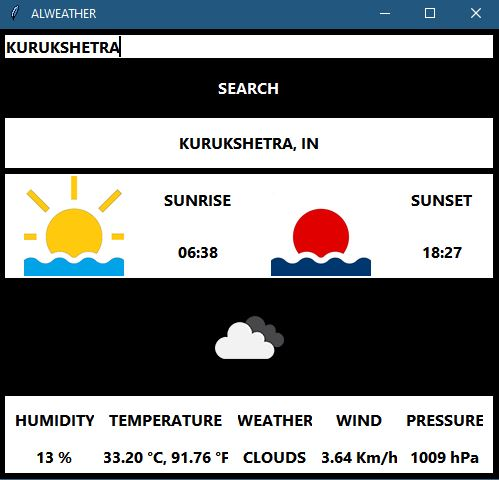

This chart was generated by the following Python code:
from tkinter import Tk, Frame, SUNKEN, Label, Button
from tkinter import font, StringVar, BOTH, X, Entry
from tkinter import messagebox
from configparser import ConfigParser
from turtle import color
from PIL import ImageTk, Image
import os
import requests
import geocoder
from datetime import datetime

cwd = os.path.dirname(os.path.realpath(__file__))


class AlWeather:
    def __init__(self):
        root = Tk(className=" ALWEATHER ")
        root.geometry("500x483+1410+550")
        root.resizable(0, 0)
        root.config(bg="white")
        iconPath = os.path.join(cwd+'\\UI\\icons',
                                'alweather.ico')
        root.iconbitmap(iconPath)
        root.overrideredirect(1)
        mainframe = Frame(root, bg="white")

        def liftWindow():
            root.lift()
            root.after(1000, liftWindow)

        def callback(event):
            root.geometry("400x175+1500+840")

        def showScreen(event):
            root.deiconify()
            root.overrideredirect(1)

        def screenAppear(event):
            root.overrideredirect(1)

        def hideScreen():
            root.overrideredirect(0)
            root.iconify()

        configFile = cwd+'\\AlWeather\\config.ini'
        config = ConfigParser()
        config.read(configFile)
        apiKey = config['API_KEY']['key']
        url = 'http://api.openweathermap.org/data/2.5/weather?q={}&appid={}'

        def getWeather(city):
            try:
                city = city.replace('ī','i')
                result = requests.get(url.format(city, apiKey))
                if result:
                    json = result.json()
                    city = json['name']
                    country = json['sys']['country']
                    hum = json['main']['humidity']
                    win = json['wind']['speed']
                    win = win * 3.6
                    press = json['main']['pressure']
                    feelTemp = json['main']['feels_like']
                    feelTemp = feelTemp - 273.15
                    tempK = json['main']['temp']
                    tempC = tempK - 273.15
                    tempF = (tempK - 273.15) * 9 / 5 + 32
                    icon = json['weather'][0]['icon']
                    weather = json['weather'][0]['main']
                    description = json['weather'][0]['description']
                    zone = json['timezone']
                    sunr = json['sys']['sunrise']
                    sunr = sunr + zone
                    sunr = int(sunr)
                    sunr = datetime.utcfromtimestamp(sunr).strftime('%H:%M')
                    suns = json['sys']['sunset']
                    suns = suns + zone
                    suns = int(suns)
                    suns = datetime.utcfromtimestamp(suns).strftime('%H:%M')
                    final = (city.upper(), country, tempC, tempF, icon,
                             weather.upper(), description, hum, win, press,
                             feelTemp, sunr, suns)
                    return final
                else:
                    return None
            except Exception as e:
                print(e)
                error = 'Sorry for the inconvinience. Due to network issue ' \
                        'unable to give weather updates of current location.'
                messagebox.showerror('ALWEATHER ERROR', error)

        def search():
            city = cityVar.get()
            weather = getWeather(city)
            if weather:
                locationLabel['text'] = '{}, {}'.format(weather[0], weather[1])
                path = cwd+'\\AlWeather\\icons\\{}.png'.format(weather[4])
                img = ImageTk.PhotoImage(Image.open(path))
                imageLabel['image'] = img
                imageLabel.photo = img
                tempLabel['text'] = ('{:.2f} °C, {:.2f} °F'.format(weather[2],
                                     weather[3]))
                weatherLabel['text'] = weather[5]
                humidityLabel['text'] = '{} %'.format(weather[7])
                windLabel['text'] = '{:.2f} Km/h'.format(weather[8])
                pressureLabel['text'] = '{} hPa'.format(weather[9])
                sunriseLabel['text'] = '{}'.format(weather[11])
                sunsetLabel['text'] = '{}'.format(weather[12])
            else:
                messagebox.showerror('ALWEATHER ERROR',
                                     'Cannot find city {}'.format(city))

        textHighlightFont = font.Font(family='OnePlus Sans Display', size=10,
                                      weight='bold')
        appHighlightFont = font.Font(family='OnePlus Sans Display', size=12,
                                     weight='bold')

        titleBar = Frame(root, bg='#141414', relief=SUNKEN, bd=0)
        icon = Image.open(iconPath)
        icon = icon.resize((30, 30), Image.ANTIALIAS)
        icon = ImageTk.PhotoImage(icon)
        iconLabel = Label(titleBar, image=icon)
        iconLabel.photo = icon
        iconLabel.config(bg='#141414')
        iconLabel.grid(row=0, column=0, sticky="nsew")
        titleLabel = Label(titleBar, text='ALWEATHER', fg='#909090',
                           bg='#141414', font=appHighlightFont)
        titleLabel.grid(row=0, column=1, sticky="nsew")
        closeButton = Button(titleBar, text="x", bg='#141414', fg="#909090",
                             borderwidth=0, command=root.destroy,
                             font=appHighlightFont)
        closeButton.grid(row=0, column=3, sticky="nsew")
        minimizeButton = Button(titleBar, text="-", bg='#141414', fg="#909090",
                                borderwidth=0, command=hideScreen,
                                font=appHighlightFont)
        minimizeButton.grid(row=0, column=2, sticky="nsew")
        titleBar.grid_columnconfigure(0, weight=1)
        titleBar.grid_columnconfigure(1, weight=30)
        titleBar.grid_columnconfigure(2, weight=1)
        titleBar.grid_columnconfigure(3, weight=1)
        titleBar.pack(fill=X)

        try:
            ipAddress = requests.get('http://api.ipify.org/').text
            location = geocoder.ip(ipAddress)
            defaultloc = getWeather(location.city)
            path = cwd+'\\AlWeather\\icons\\{}.png'.format(defaultloc[4])
            img = ImageTk.PhotoImage(Image.open(path))

            cityVar = StringVar()
            cityEntry = Entry(mainframe, textvariable=cityVar)
            cityEntry.config(bg='white', font=appHighlightFont,
                             highlightbackground='black',
                             highlightcolor='black', highlightthickness=3,
                             borderwidth=0, bd=0, fg='black')
            cityEntry.pack(fill=X)

            weatherBtn = Button(mainframe, borderwidth=0, text='SEARCH',
                                command=search)
            weatherBtn.config(bg='black', fg='white', font=appHighlightFont,
                            height=2)
            weatherBtn.pack(fill=X)

            locationFrame = Frame(mainframe)

            locationLabel = Label(locationFrame,
                                  text='{}, {}'.format(defaultloc[0].upper(),
                                                       defaultloc[1].upper()))
            locationLabel.config(bg='white', font=appHighlightFont, height=2,
                                 highlightbackground='black',
                                 highlightcolor='black', highlightthickness=3,
                                 borderwidth=0, fg='black')
            locationLabel.pack(fill=X)

            locationFrame.config(bg='white', highlightbackground='black',
                                 highlightcolor='black', highlightthickness=3,
                                 borderwidth=0, bd=0)
            locationFrame.pack(fill=X)

            frame = Frame(mainframe)

            srpath = cwd+'\\AlWeather\\icons\\sunrise.png'
            sunrpng = Image.open(srpath)
            sunrpng = sunrpng.resize((100, 100), Image.ANTIALIAS)
            sunrpng = ImageTk.PhotoImage(sunrpng)
            sunrico = Label(frame, image=sunrpng)
            sunrico.photo = sunrpng
            sunrico.config(bg='white')
            sunrico.grid(row=0, column=0, rowspan=2, sticky="nsew")

            sunrise = Label(frame, text='SUNRISE')
            sunrise.config(bg='white', fg='black',
                           font=textHighlightFont)
            sunrise.grid(row=0, column=1, sticky="nsew")

            sunriseLabel = Label(frame, text='{}'.format(defaultloc[11]))
            sunriseLabel.config(bg='white', fg='black',
                                font=textHighlightFont)
            sunriseLabel.grid(row=1, column=1, sticky="nsew")

            sspath = cwd+'\\AlWeather\\icons\\sunset.png'
            sunspng = Image.open(sspath)
            sunspng = sunspng.resize((100, 100), Image.ANTIALIAS)
            sunspng = ImageTk.PhotoImage(sunspng)
            sunsico = Label(frame, image=sunspng)
            sunsico.photo = sunspng
            sunsico.config(bg='white')
            sunsico.grid(row=0, column=2, rowspan=2, sticky="nsew")

            sunset = Label(frame, text='SUNSET')
            sunset.config(bg='white', fg='black',
                          font=textHighlightFont)
            sunset.grid(row=0, column=3, sticky="nsew")

            sunsetLabel = Label(frame, text='{}'.format(defaultloc[12]))
            sunsetLabel.config(bg='white', fg='black',
                               font=textHighlightFont)
            sunsetLabel.grid(row=1, column=3, sticky="nsew")

            frame.grid_columnconfigure(0, weight=1)
            frame.grid_columnconfigure(1, weight=1)
            frame.grid_columnconfigure(2, weight=1)
            frame.grid_columnconfigure(3, weight=1)
            frame.config(bg='white', highlightbackground='black',
                         highlightcolor='black', highlightthickness=3,
                         borderwidth=0, bd=0)
            frame.pack(fill=X)

            imageFrame = Frame(mainframe)

            imageLabel = Label(imageFrame, image=img)
            imageLabel.photo = img
            imageLabel.config(bg='black', highlightbackground='black',
                              highlightcolor='black', highlightthickness=3,
                              borderwidth=0, bd=0)
            imageLabel.pack(fill=BOTH, expand=True)

            imageFrame.config(bg='black', highlightbackground='black',
                              highlightcolor='black', highlightthickness=3,
                              borderwidth=0, bd=0)
            imageFrame.pack(fill=X)

            horizontalFrame = Frame(mainframe)

            humidity = Label(horizontalFrame, text='HUMIDITY')
            humidity.config(bg='white', fg='black',
                            font=textHighlightFont)
            humidity.grid(row=0, column=0, padx=5, pady=5, sticky="nsew")

            temp = Label(horizontalFrame, text='TEMPERATURE')
            temp.config(bg='white', fg='black',
                        font=textHighlightFont)
            temp.grid(row=0, column=1, padx=5, pady=5, sticky="nsew")

            weatherType = Label(horizontalFrame, text='WEATHER')
            weatherType.config(bg='white', fg='black',
                               font=textHighlightFont)
            weatherType.grid(row=0, column=2, padx=5, pady=5, sticky="nsew")

            wind = Label(horizontalFrame, text='WIND')
            wind.config(bg='white', fg='black',
                        font=textHighlightFont)
            wind.grid(row=0, column=3, padx=5, pady=5, sticky="nsew")

            pressure = Label(horizontalFrame, text='PRESSURE')
            pressure.config(bg='white', fg='black',
                            font=textHighlightFont)
            pressure.grid(row=0, column=4, padx=5, pady=5, sticky="nsew")

            humidityLabel = Label(horizontalFrame,
                                  text='{} %'.format(defaultloc[7]))
            humidityLabel.config(bg='white', fg='black',
                                 font=textHighlightFont)
            humidityLabel.grid(row=1, column=0, padx=5, pady=5, sticky="nsew")

            tempLabel = Label(horizontalFrame,
                              text=f'{round(defaultloc[2], 2)} °C, ' +
                              f'{round(defaultloc[3],2)} °F')
            tempLabel.config(bg='white', fg='black',
                             font=textHighlightFont)
            tempLabel.grid(row=1, column=1, padx=5, pady=5, sticky="nsew")

            weatherLabel = Label(horizontalFrame, text=defaultloc[5].upper())
            weatherLabel.config(bg='white', fg='black',
                                font=textHighlightFont)
            weatherLabel.grid(row=1, column=2, padx=5, pady=5, sticky="nsew")

            windLabel = Label(horizontalFrame, text='{:.2f} Km/h'
                              ''.format(defaultloc[8]))
            windLabel.config(bg='white', fg='black',
                             font=textHighlightFont)
            windLabel.grid(row=1, column=3, padx=5, pady=5, sticky="nsew")

            pressureLabel = Label(horizontalFrame, text='{} hPa'
                                  ''.format(defaultloc[9]))
            pressureLabel.config(bg='white', fg='black',
                                 font=textHighlightFont)
            pressureLabel.grid(row=1, column=4, padx=5, pady=5, sticky="nsew")

            horizontalFrame.grid_columnconfigure(0, weight=1)
            horizontalFrame.grid_columnconfigure(1, weight=1)
            horizontalFrame.grid_columnconfigure(2, weight=1)
            horizontalFrame.grid_columnconfigure(3, weight=1)
            horizontalFrame.grid_columnconfigure(4, weight=1)
            horizontalFrame.config(bg='white', highlightbackground='black',
                                   highlightcolor='black',
                                   highlightthickness=3, borderwidth=0, bd=5)
            horizontalFrame.pack(fill=X)

            mainframe.config(bg='white', highlightbackground='black',
                             highlightcolor='black', highlightthickness=3,
                             borderwidth=0, bd=0)
            mainframe.pack(fill=BOTH, expand=True)

        except Exception as e:
            print(e)
            errorFrame = Frame(mainframe)

            epath = cwd+'\\AlWeather\\icons\\inconvinience.png'
            errorpng = Image.open(epath)
            errorpng = errorpng.resize((500, 450), Image.ANTIALIAS)
            errorpng = ImageTk.PhotoImage(errorpng)
            errorico = Label(errorFrame, image=errorpng)
            errorico.photo = errorpng
            errorico.config(bg='white')
            errorico.pack(fill=BOTH, expand=True)

            errorFrame.config(bg='white', highlightbackground='black',
                              highlightcolor='black', highlightthickness=3,
                              borderwidth=0, bd=0)
            errorFrame.pack(fill=X)

            mainframe.config(bg='white', highlightbackground='black',
                             highlightcolor='black', highlightthickness=3,
                             borderwidth=0, bd=0)
            mainframe.pack(fill=BOTH, expand=True)

        finally:
            titleBar.bind("<B1-Motion>", callback)
            titleBar.bind("<Button-3>", showScreen)
            titleBar.bind("<Map>", screenAppear)

            liftWindow()
            root.mainloop()


if __name__ == '__main__':
    AlWeather()
